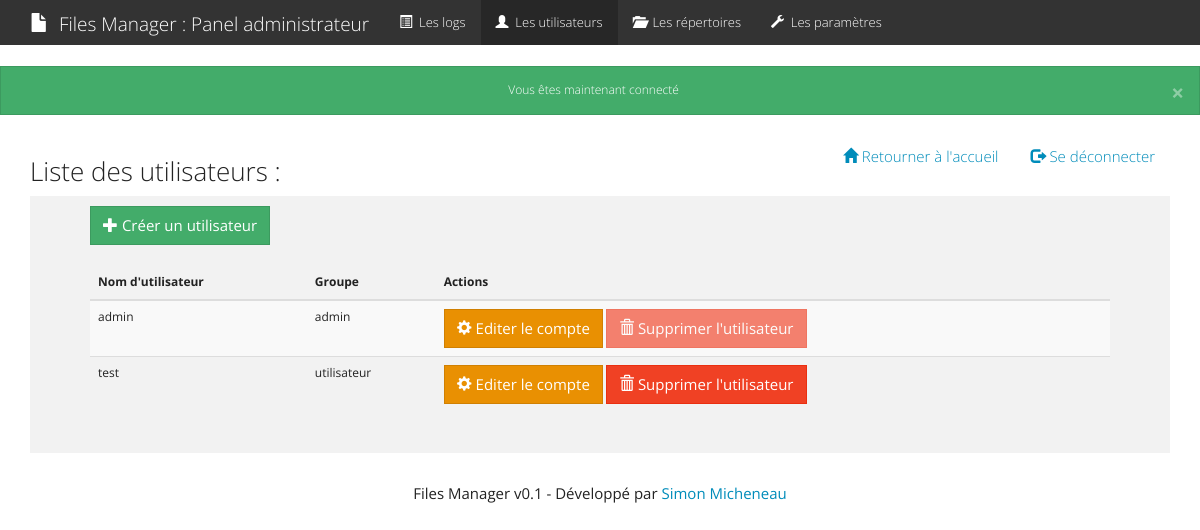
The app's page /admin/users.php (signed in), older data.
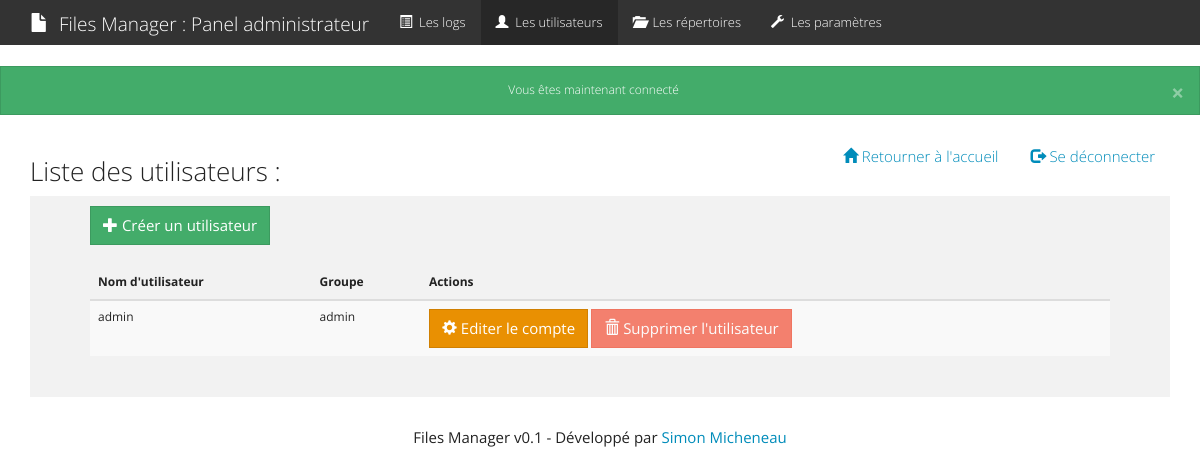
The same page, newer data.
### tables this page shows
CREATE TABLE IF NOT EXISTS `users` (
  `id` int(11) NOT NULL AUTO_INCREMENT,
  `username` varchar(255) NOT NULL,
  `password` varchar(255) NOT NULL,
  `id_rank` int(11) NOT NULL,
  `remember_token` varchar(255) DEFAULT NULL,
  PRIMARY KEY (`id`),
  KEY `id_rank` (`id_rank`)
);

CREATE TABLE IF NOT EXISTS `ranks` (
  `id` int(11) NOT NULL AUTO_INCREMENT,
  `name` varchar(255) NOT NULL,
  PRIMARY KEY (`id`)
);

### inc/function.php (called while the page is built, shortened)
<?php
function csrf(){
    return 'csrf='.$_SESSION['csrf'];
}
?>

### admin/users.php (the view, shortened to what this page needs)
<?php
  $page = "users";
  require_once 'inc/header.php';
?>
  <div class="container">
    <div class="header clearfix">
      <nav>
        <ul class="nav nav-pills pull-right">
          <li><a href="../index.php"><span class="glyphicon glyphicon-home"></span> Retourner à l'accueil</a></li>
          <li><a href="../logout.php"><span class="glyphicon glyphicon-log-out"></span> Se déconnecter</a></li>
        </ul>
      </nav>
      <h3>Liste des utilisateurs :</h3>
    </div>
    <div class="jumbotron">
      <a href="register.php" class="btn btn-success input-margin"><span class="glyphicon glyphicon-plus"></span> Créer un utilisateur</a>
      <br/><br/>
      <table class="table table-striped">
        <thead>
          <tr>
            <th>Nom d'utilisateur</th>
            <th>Groupe</th>
            <th>Actions</th>
          </tr>
        </thead>
        <tbody>
          <?php
            $req = $pdo->query('SELECT * FROM users');
            while($data = $req->fetch()){
              $rank = $pdo->quote($data->id_rank);
              $req2 = $pdo->query("SELECT * FROM ranks WHERE id = $rank");
              $result = $req2->fetch();
              if($data->username == $_SESSION['auth']->username){
                $disabled = 'disabled';
              }else{
                $disabled = '';
              }
              echo '<tr>
                      <td>'.$data->username.'</td>
                      <td>'.$result->name.'</td>
                      <td>
                        <a href="update.php?id='.$data->id.'" class="btn btn-warning input-margin"><span class="glyphicon glyphicon-cog"></span> Editer le compte</a>
                        <a href="users.php?delete='.$data->id.'&'.csrf().'" class="btn btn-danger input-margin '.$disabled.'" onclick="return confirm(\'Êtes vous sur ?\');"><span class="glyphicon glyphicon-trash"></span> Supprimer l\'utilisateur</a>
                      </td>
                    </tr>';
            }
          ?>
        </tbody>
      </table>
    </div>
  </div>
<?php
  require_once 'inc/footer.php';
?>

### admin/inc/header.php (shortened to what this page needs)
<?php
  require_once '../inc/function.php';
?>
<!DOCTYPE html>
<html lang="fr">
  <head>
    <link href="../asset/css/bootstrap.css" rel="stylesheet">
  </head>
  <body>
    <nav class="navbar navbar-default">
    <div class="container">
      <div class="navbar-header">
        <a class="navbar-brand"><span class="glyphicon glyphicon-file"></span> &nbsp;Files Manager : Panel administrateur</a>
      </div>
      <div class="collapse navbar-collapse" id="bs-example-navbar-collapse-1">
        <ul class="nav navbar-nav">
          <li <?php if(isset($page) && $page == "index"){echo "class=\"active\"";} ?>><a href="index.php"> <span class="glyphicon glyphicon-list-alt"></span> &nbsp;Les logs</a></li>
          <li <?php if(isset($page) && $page == "users"){echo "class=\"active\"";} ?>><a href="users.php"> <span class="glyphicon glyphicon-user"></span> &nbsp;Les utilisateurs</a></li>
          <li <?php if(isset($page) && $page == "directory"){echo "class=\"active\"";} ?>><a href="directory.php"> <span class="glyphicon glyphicon-folder-open"></span> &nbsp;Les répertoires</a></li>
          <li <?php if(isset($page) && $page == "settings"){echo "class=\"active\"";} ?>><a href="settings.php"> <span class="glyphicon glyphicon-wrench"></span> &nbsp;Les paramètres</a></li>
        </ul>
      </div>
    </div>
  </nav>
  <?php if(isset($_SESSION['flash'])): ?>
      <?php foreach($_SESSION['flash'] as $type => $message): ?>
          <div class="alert text-center alert-<?= $type; ?>">
            <button type="button" class="close" data-dismiss="alert">&times;</button>
              <?= $message; ?>
          </div>
      <?php endforeach; ?>
  <?php endif; ?>

### admin/inc/footer.php (shortened to what this page needs)
      <footer class="footer">
        <p class="text-center">Files Manager v0.1 - Développé par <a href="http://simon-micheneau.fr/" target="_blank">Simon Micheneau</a></p>
      </footer>
  </body>
</html>

Row changes from the older to the newer data that the page shows:
removed users: username "test", id_rank.name "utilisateur"
